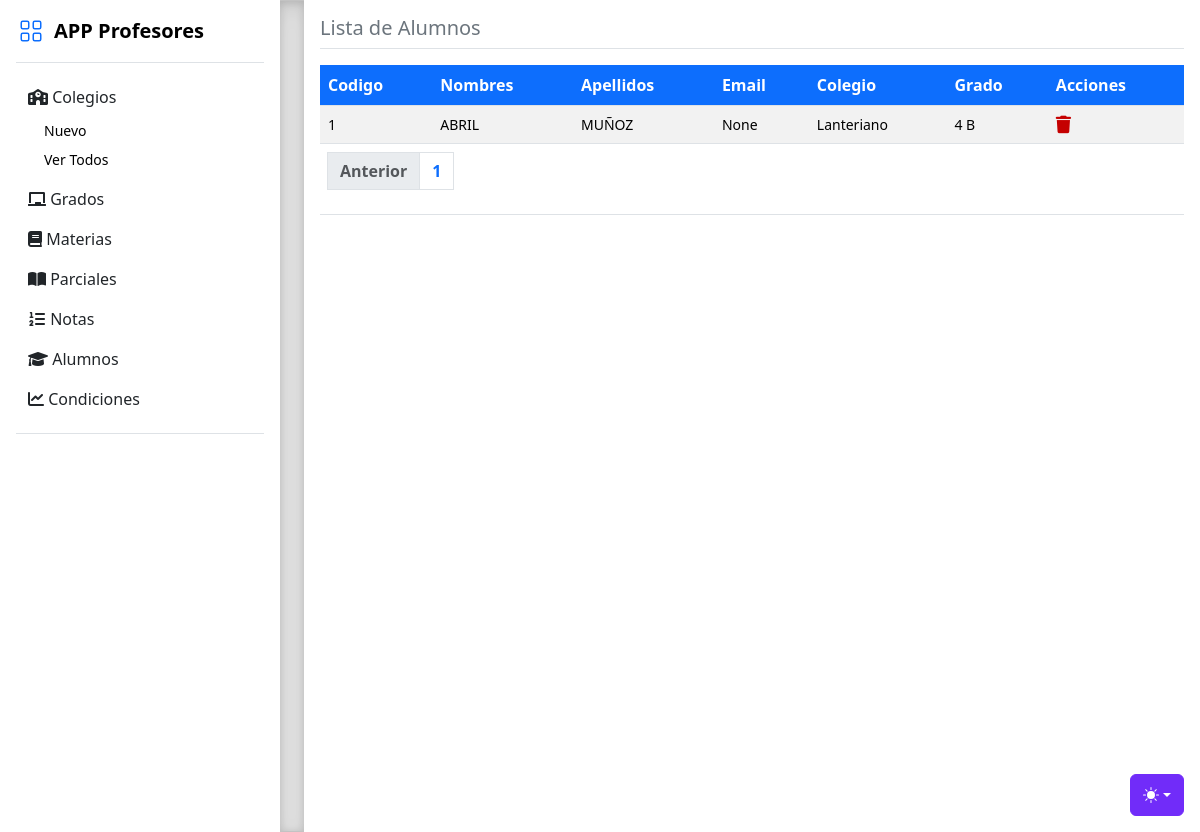
The app's page /alumnos/ver, older data.
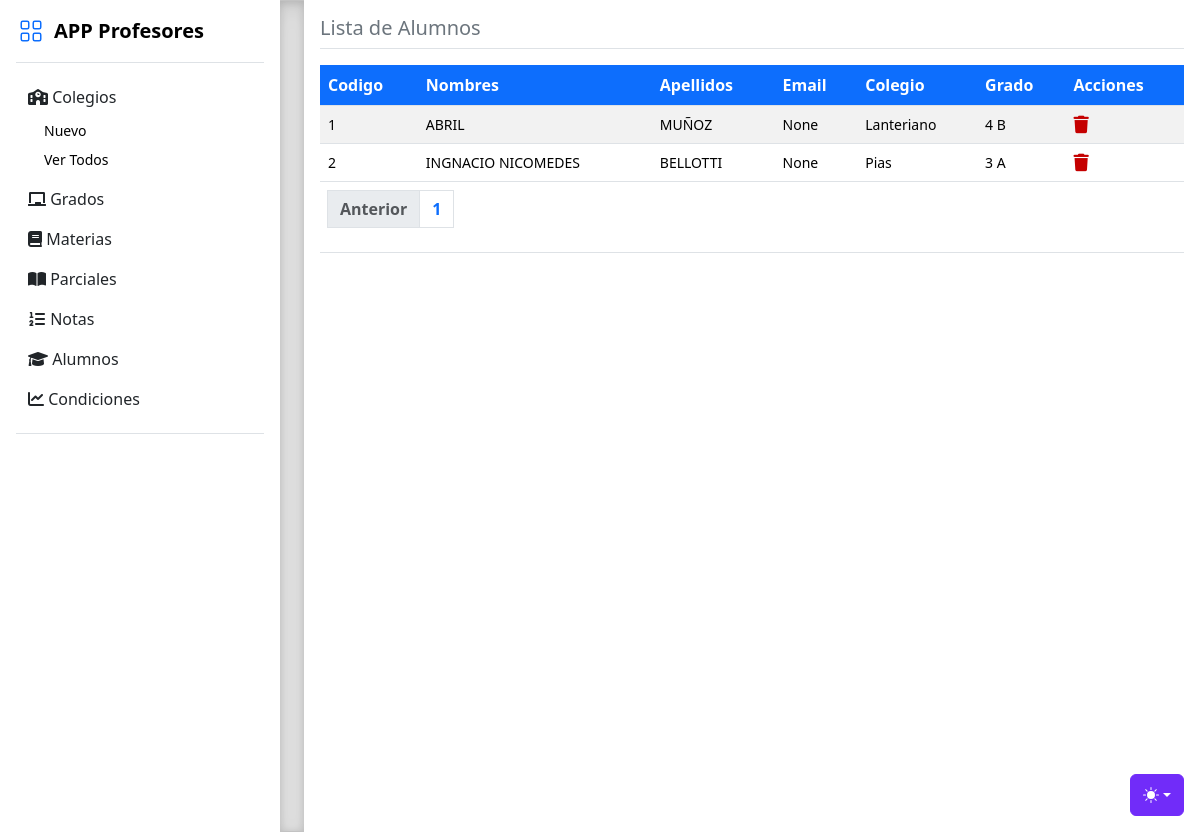
The same page, newer data.
### tables this page shows
CREATE TABLE alumnos (
  id INTEGER PRIMARY KEY AUTOINCREMENT,
  nombres VARCHAR(255) NOT NULL,
  apellidos VARCHAR(255) NOT NULL,
  email VARCHAR(255),
  id_colegios INTEGER NOT NULL,
  id_grados INTEGER NOT NULL,
  FOREIGN KEY (id_colegios) REFERENCES colegios(id),
  FOREIGN KEY (id_grados) REFERENCES grados(id)
);

CREATE TABLE colegios (
  id INTEGER PRIMARY KEY AUTOINCREMENT,
  nombre VARCHAR(255) NOT NULL
);

CREATE TABLE grados (
  id INTEGER PRIMARY KEY AUTOINCREMENT,
  nombre VARCHAR(255) NOT NULL
, division TEXT);

### routers/alumnos.py (the view)
@router.get("/alumnos/ver")
def verAlumnos(req:Request, page: int = 1):
    verDb = FuncionesDB()
    colegios = verDb.mostrarTabla("colegios")
    grados = verDb.mostrarTabla("grados")
    alumnos = verDb.mostrarTablaPaginada("alumnos", page, 15)
    total_productos = verDb.contarFilas("alumnos")
    total_paginas = math.ceil(total_productos / 15)
    return template.TemplateResponse("alumnos_ver.html", { "request" : req, "colegios": colegios, "alumnos": alumnos, "grados": grados,"page": page, "total_paginas": total_paginas })

### templates/alumnos_ver.html (shortened to what the changed rows need)
<!doctype html>
<html lang="es" data-bs-theme="auto">
  <head><script src="/templates/static/color-modes.js"></script>
    <link href="/templates/static/bootstrap.min.css" rel="stylesheet">
    <link href="/templates/static/style.css" rel="stylesheet">
    <link rel="stylesheet" href="https://cdnjs.cloudflare.com/ajax/libs/font-awesome/6.0.0-beta3/css/all.min.css" />
    <link rel="stylesheet" href="https://cdn.jsdelivr.net/npm/@docsearch/css@3">
    <link href="/templates/static/sidebars.css" rel="stylesheet">
  </head>
  <body>
<main class="d-flex flex-nowrap">
  <div class="m-3 w-100 vh-100">
    <article>
      <table class="table table-striped m-0 bg-success text-white">
          <thead>
              <tr>
                  <th class="centrado bg-primary text-white">Codigo</th>
                  <th class="centrado bg-primary text-white">Nombres</th>
                  <th class="centrado bg-primary text-white">Apellidos</th>
                  <th class="centrado bg-primary text-white">Email</th>
                  <th class="centrado bg-primary text-white">Colegio</th>
                  <th class="centrado bg-primary text-white">Grado</th>
                  <th class="centrado bg-primary text-white">Acciones</th>
              </tr>
          </thead>
          <tbody>
          {% for alumno in alumnos %}
              <tr>
                  <td class="centrado small">{{ alumno[0] }}</td>
                  <td class="centrado small">{{ alumno[1] }}</td>
                  <td class="centrado small">{{ alumno[2] }}</td>
                  <td class="centrado small">{{ alumno[3] }}</td>
                  {% for colegio in colegios %}
                  {% if colegio[0] == alumno[4] %}
                  <td class="centrado small">{{ colegio[1] }}</td>
                  {% endif %}
                  {% endfor %}
                  {% for grado in grados %}
                  {% if grado[0] == alumno[5] %}
                  <td class="centrado small">{{ grado[1] }} {{ grado[2] }}</td>
                  {% endif %}
                  {% endfor %}
                  <td class="centrado small">
                    <a href="borrar/{{ alumno[0] }}"></a>
                      </td>
              </tr>
              {% endfor %}
              </div>
      <table class="table table-striped m-0">
          <thead><tr><th class="text-white m-0">
      <nav aria-label="Page navigation example m-0">
          <ul class="pagination">
              <li class="page-item">
              </li>
              {% for i in range(total_paginas) %}
                  <li class="page-item"><a class="page-link" href="/colegio/ver?page={{ i + 1 }}">{{ i + 1 }}</a></li>
              {% endfor %}
          </ul>
      </nav>
      </tr></thead>
  </table>
</main>
</body>
</html>

Row changes from the older to the newer data that the page shows:
added alumnos: id "2", nombres "INGNACIO NICOMEDES", apellidos "BELLOTTI", alumno "None"
now on this page (row unchanged): colegios: nombre "Pias", shown under "2"
now on this page (row unchanged): grados: nombre "3", division "A", shown under "2"
